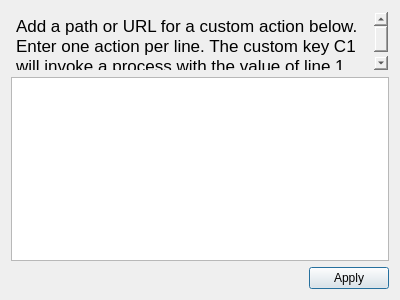
<?xml version="1.0" encoding="UTF-8"?>
<ui version="4.0">
 <class>CustomWindow</class>
 <widget class="QDialog" name="CustomWindow">
  <property name="geometry">
   <rect>
    <x>0</x>
    <y>0</y>
    <width>400</width>
    <height>300</height>
   </rect>
  </property>
  <property name="windowTitle">
   <string>Dialog</string>
  </property>
  <layout class="QGridLayout" name="gridLayout">
   <item row="1" column="0" colspan="2">
    <widget class="QTextEdit" name="customTextEdit"/>
   </item>
   <item row="2" column="0">
    <spacer name="horizontalSpacer">
     <property name="orientation">
      <enum>Qt::Horizontal</enum>
     </property>
     <property name="sizeHint" stdset="0">
      <size>
       <width>293</width>
       <height>20</height>
      </size>
     </property>
    </spacer>
   </item>
   <item row="2" column="1">
    <widget class="QPushButton" name="applyButton">
     <property name="text">
      <string>Apply</string>
     </property>
    </widget>
   </item>
   <item row="0" column="0" colspan="2">
    <widget class="QTextBrowser" name="textBrowser">
     <property name="maximumSize">
      <size>
       <width>16777215</width>
       <height>60</height>
      </size>
     </property>
     <property name="styleSheet">
      <string notr="true">background-color: rgba(255, 255, 255, 0);</string>
     </property>
     <property name="html">
      <string>&lt;!DOCTYPE HTML PUBLIC &quot;-//W3C//DTD HTML 4.0//EN&quot; &quot;http://www.w3.org/TR/REC-html40/strict.dtd&quot;&gt;
&lt;html&gt;&lt;head&gt;&lt;meta name=&quot;qrichtext&quot; content=&quot;1&quot; /&gt;&lt;style type=&quot;text/css&quot;&gt;
p, li { white-space: pre-wrap; }
&lt;/style&gt;&lt;/head&gt;&lt;body style=&quot; font-family:'.Helvetica Neue DeskInterface'; font-size:13pt; font-weight:400; font-style:normal;&quot;&gt;
&lt;p style=&quot; margin-top:0px; margin-bottom:0px; margin-left:0px; margin-right:0px; -qt-block-indent:0; text-indent:0px;&quot;&gt;Add a path or URL for a custom action below. Enter one action per line. The custom key C1 will invoke a process with the value of line 1.&lt;/p&gt;&lt;/body&gt;&lt;/html&gt;</string>
     </property>
    </widget>
   </item>
  </layout>
 </widget>
 <resources/>
 <connections/>
</ui>
